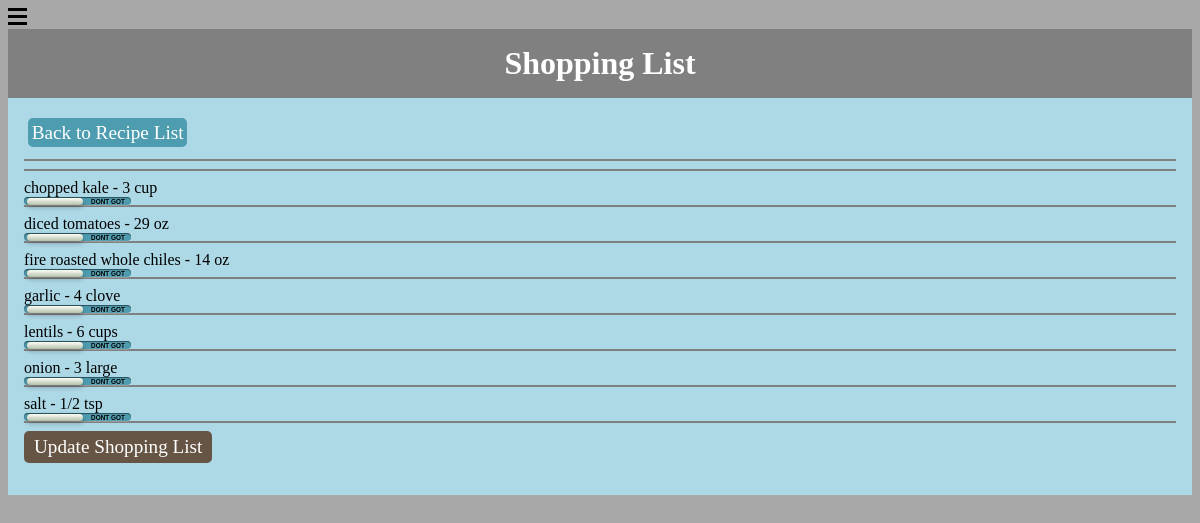
The page /menu/shoppinglist/ on the database as committed earlier.
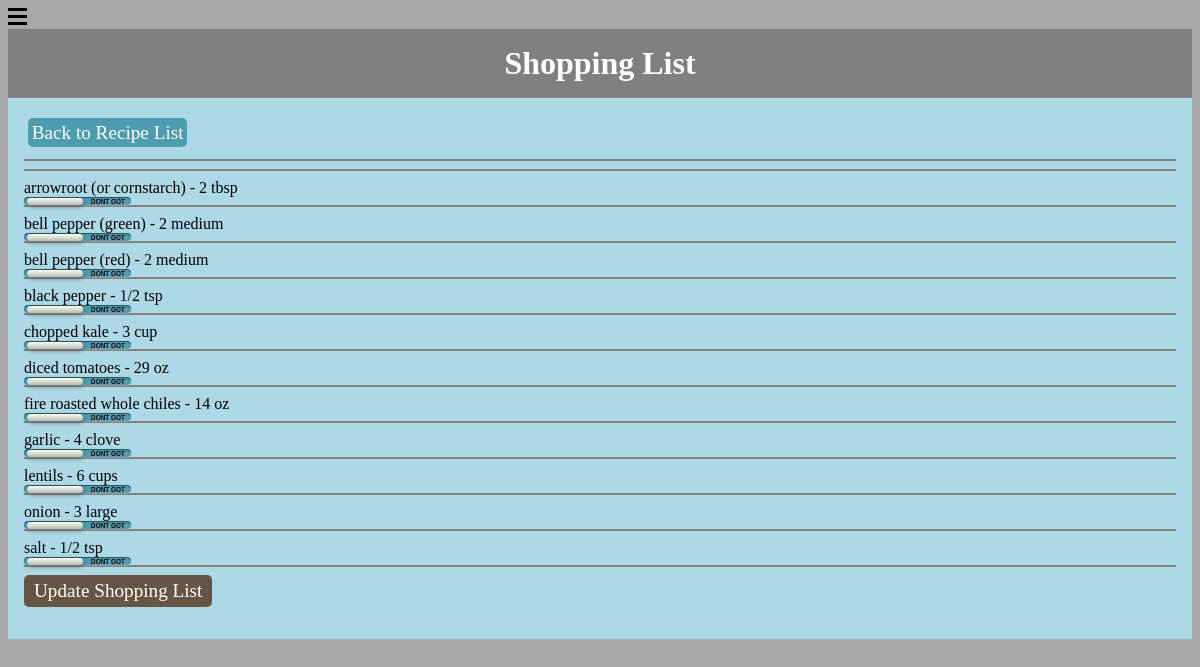
The same page on the database as committed later.
### menu/models.py (models this page shows, shortened)
class ShoppingList(models.Model):
    id = models.AutoField(primary_key=True)
    ingredient = models.ForeignKey(Ingredient)
    amount = models.DecimalField(max_digits=10, decimal_places=2, default=0.0, null=True, blank=True)
    status = models.IntegerField(default=0, null=True)
    class Meta:
        ordering = ('status', 'ingredient__name', 'id')

class Ingredient(models.Model):
    id = models.AutoField(primary_key=True)
    recipe = models.ForeignKey(Recipe)
    name = models.CharField(max_length=80, null=True, blank=True)
    comment = models.CharField(max_length=80, null=True, blank=True)
    amount = models.DecimalField(max_digits=10, decimal_places=2, default=0.0, null=True, blank=True)
    unit = models.CharField(max_length=30, null=True)
    class Meta:
        ordering = ('id', )

### menu/views.py (the view)
class ShoppingListView(generic.ListView):
    model = ShoppingList
    template_name = 'menu/shoppinglist.html'
    def get_queryset(self):
        return ShoppingList.objects.all()

### menu/templatetags/menu_extras.py (called while the page is built)
@register.filter(name='showfraction')
def showfraction(value):
    value_split = str(value).split('.')
    decimal = '.' + value_split[1]
    if value_split[1] == '00' or float(decimal) < 0.1:
        fraction = str('')
    else:
        fraction = str(Fraction(decimal).limit_denominator(10))
    return fraction

@register.filter(name='showinteger')
def showinteger(value):
    value_split = str(value).split('.')
    if value_split[0] == '0':
        decimal = ''
    else:
        decimal = value_split[0] + ' '
    return decimal

### menu/templates/menu/shoppinglist.html (shortened to what this page needs)
{% load staticfiles %}
{% load menu_extras %}
{% include "menu/hamburgermenu.html" %}
{% include "menu/stylesheets.html" %}
<div id="title">
    Shopping List
</div>
<div id="content">
    <div>
        <a class="button" id="nav" href="{% url 'menu:index' %}">Back to Recipe List</a>
    </div><div style="clear:both"></div>
    <hr noshade><hr noshade>
    <form action="{% url 'menu:updateshoppinglist' %}" method="post">
        {% for sl in shoppinglist_list %}
            {{sl.ingredient.name}} - {{sl.amount|showinteger}}{{sl.amount|showfraction}} {{sl.ingredient.unit}}
            <div class="shoppingList">
                <label for={{sl.id}}></label>
            </div>
            <hr noshade>
        {% endfor %}
        <input type=submit value="Update Shopping List" id="submit">
    </form>
</div>

### menu/templates/menu/hamburgermenu.html (shortened to what this page needs)
<div class="mobile-nav">
     <div class="menu-btn" id="menu-btn">
	<span></span>
	<span></span>
	<span></span>
     </div>
</div>

### menu/templates/menu/stylesheets.html (shortened to what this page needs)
{% load staticfiles %}
<link rel="stylesheet" type="text/css" media="only screen" href="{% static 'menu/css/style.css' %}" />

### menu/static/menu/css/style.css (style rules this page uses)
* { font-family: Palatino,"Palatino Linotype","Palatino LT STD","Book Antiqua",Georgia,serif; }
input { font-size: 1.2em; color: #5a5854; background-color: #f2f2f2; border: 1px solid #bdbdbd; border-radius: 5px; padding: 5px 10px 5px 10px; display: inline-block; }
input#submit { color: #ffffff; background-color: #665544; border: none; border-radius: 5px; }
.button { display: inline-block; background-color: #665544; border-radius: 5px; color: white; text-decoration: none; font-size: 1.2em; padding: 5px 10px 5px 10px; }
.button#nav { background-color: #4E9CAF; padding: .2em; text-align: center; margin: .2em; float: left; display: inline block; text-size: 1em; }
#title { background:grey; text-align:center; font-weight:bold; padding: 0.5em; color: white; font-size: 2em; }
#content { display: block; background:lightblue; padding: 1em; white-space: wrap; }
.shoppingList { width: 6.7em; height: .5em; background: #4E9CAF; -webkit-border-radius: 1em; -moz-border-radius: 1em; border-radius: 1em; position: absolute; -webkit-box-shadow: inset 0px 1px 1px rgba(0,0,0,0.5), 0px 1px 0px rgba(255,255,255,0.2); -moz-box-shadow: inset 0px 1px 1px rgba(0,0,0,0.5), 0px 1px 0px rgba(255,255,255,0.2); box-shadow: inset 0px 1px 1px rgba(0,0,0,0.5), 0px 1px 0px rgba(255,255,255,0.2); }
.shoppingList:after { content: 'DON''T GOT'; font: .4em/1em Arial, sans-serif; color: #000; position: absolute; right: 1em; top: .2em; z-index: 0; font-weight: bold; text-shadow: 1px 1px 0px rgba(255,255,255,.15); }
.shoppingList:before { content: 'GOT'; font: .4em/1em Arial, sans-serif; color: #FFF; position: absolute; left: 1em; top: .2em; z-index: 0; font-weight: bold; }
.shoppingList label { display: block; width: 3.5em; height: .4em; -webkit-border-radius: 1em; -moz-border-radius: 1em; border-radius: 1em; -webkit-transition: all .4s ease; -moz-transition: all .4s ease; -o-transition: all .4s ease; -ms-transition: all .4s ease; transition: all .4s ease; cursor: pointer; position: absolute; top: .05em; left: 3px; z-index: 1; -webkit-box-shadow: 0px 2px 5px 0px rgba(0,0,0,0.3); -moz-box-shadow: 0px 2px 5px 0px rgba(0,0,0,0.3); box-shadow: 0px 2px 5px 0px rgba(0,0,0,0.3); background: #fcfff4; background: -webkit-linear-gradient(top, #fcfff4 0%, #dfe5d7 40%, #b3bead 100%); background: -moz-linear-gradient(top, #fcfff4 0%, #dfe5d7 40%, #b3bead 100%); background: -o-linear-gradient(top, #fcfff4 0%, #dfe5d7 40%, #b3bead 100%); background: -ms-linear-gradient(top, #fcfff4 0%, #dfe5d7 40%, #b3bead 100%); background: linear-gradient(top, #fcfff4 0%, #dfe5d7 40%, #b3bead 100%); filter: progid:DXImageTransform.Microsoft.gradient( startColorstr='#fcfff4', endColorstr='#b3bead',GradientType=0 ); }
.menu-btn span { display: block; width: 19px; height: 3px; margin: 4px 0; background: rgb(0,0,0); z-index: 99; }

Rows that differ between the two databases and show on the page:
added ShoppingList: ingredient.name "arrowroot (or cornstarch)", amount|showinteger "2", ingredient.unit "tbsp"
added ShoppingList: ingredient.name "bell pepper (green)", amount|showinteger "2", ingredient.unit "medium"
added ShoppingList: ingredient.name "bell pepper (red)", amount|showinteger "2", ingredient.unit "medium"
added ShoppingList: ingredient.name "black pepper", amount|showfraction "1/2", ingredient.unit "tsp"
